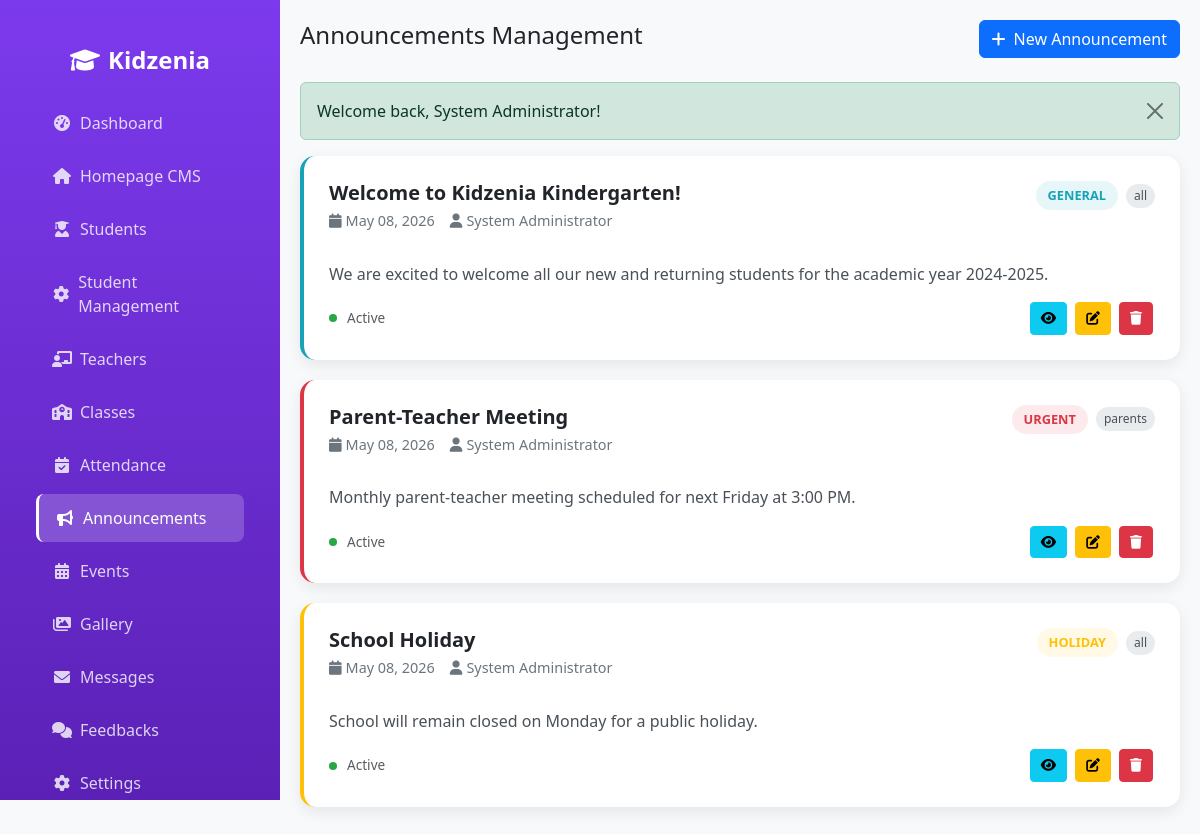
The page /admin/announcements.php (signed in) on the database its author committed.
### tables this page shows
CREATE TABLE announcements (
    id INT PRIMARY KEY AUTO_INCREMENT,
    title VARCHAR(255) NOT NULL,
    content TEXT NOT NULL,
    type ENUM('general', 'urgent', 'event', 'holiday') DEFAULT 'general',
    target_audience ENUM('all', 'parents', 'teachers', 'admin') DEFAULT 'all',
    author_id INT,
    publish_date DATE NOT NULL,
    expiry_date DATE,
    is_active BOOLEAN DEFAULT TRUE,
    created_at TIMESTAMP DEFAULT CURRENT_TIMESTAMP,
    FOREIGN KEY (author_id) REFERENCES users(id) ON DELETE SET NULL
);

CREATE TABLE users (
    id INT PRIMARY KEY AUTO_INCREMENT,
    username VARCHAR(50) UNIQUE NOT NULL,
    email VARCHAR(100) UNIQUE NOT NULL,
    password VARCHAR(255) NOT NULL,
    full_name VARCHAR(100) NOT NULL,
    role ENUM('admin', 'teacher', 'parent') NOT NULL,
    phone VARCHAR(20),
    address TEXT,
    profile_image VARCHAR(255),
    status ENUM('active', 'inactive') DEFAULT 'active',
    created_at TIMESTAMP DEFAULT CURRENT_TIMESTAMP,
    updated_at TIMESTAMP DEFAULT CURRENT_TIMESTAMP ON UPDATE CURRENT_TIMESTAMP
);

### config/functions.php (called while the page is built, shortened)
<?php
function get_flash_message() {
    if (isset($_SESSION['flash'])) {
        $flash = $_SESSION['flash'];
        return $flash;
    }
    return null;
}
function format_date($date) {
    return date('M d, Y', strtotime($date));
}
?>

### admin/announcements.php (the view, shortened to what this page needs)
<?php
try {
    $database = new Database();
    $db = $database->getConnection();
    $query = "SELECT a.*, u.full_name as author_name
              FROM announcements a
              LEFT JOIN users u ON a.author_id = u.id
              ORDER BY a.created_at DESC";
    $stmt = $db->prepare($query);
    $stmt->execute();
    $announcements = $stmt->fetchAll(PDO::FETCH_ASSOC);
} catch(PDOException $exception) {
    $announcements = [];
    $error_message = "Error loading data: " . $exception->getMessage();
}
?>
<!DOCTYPE html>
<html lang="en">
<head>
    <link href="https://cdn.jsdelivr.net/npm/bootstrap@5.3.0/dist/css/bootstrap.min.css" rel="stylesheet">
    <link href="https://cdnjs.cloudflare.com/ajax/libs/font-awesome/6.0.0/css/all.min.css" rel="stylesheet">
    <link rel="stylesheet" href="components/sidebar.css">
</head>
<body>
    <?php include 'components/sidebar.php'; ?>
    <div class="main-content">
        <div class="d-flex justify-content-between align-items-center mb-4">
            <h4>Announcements Management</h4>
            <button class="btn btn-primary" data-bs-toggle="modal" data-bs-target="#addAnnouncementModal">
                <i class="fas fa-plus me-2"></i>New Announcement
            </button>
        </div>
        <?php
        $flash = get_flash_message();
        if ($flash):
            foreach ($flash as $type => $message):
        ?>
            <div class="alert alert-<?php echo $type; ?> alert-dismissible fade show" role="alert">
                <?php echo $message; ?>
                <button type="button" class="btn-close" data-bs-dismiss="alert"></button>
            </div>
        <?php
            endforeach;
        endif;
        ?>
        <div id="announcementsList">
            <?php if (!empty($announcements)): ?>
                <?php foreach ($announcements as $announcement): ?>
                    <?php
                    $status = 'active';
                    ?>
                    <div class="announcement-card <?php echo $announcement['type']; ?>">
                        <div class="announcement-header">
                            <div>
                                <h5 class="announcement-title"><?php echo htmlspecialchars($announcement['title']); ?></h5>
                                <div class="announcement-meta">
                                    <span><i class="fas fa-calendar me-1"></i><?php echo format_date($announcement['publish_date']); ?></span>
                                    <span><i class="fas fa-user me-1"></i><?php echo htmlspecialchars($announcement['author_name']); ?></span>
                                </div>
                            </div>
                            <div class="d-flex align-items-center gap-2">
                                <span class="type-badge <?php echo $announcement['type']; ?>"><?php echo $announcement['type']; ?></span>
                                <span class="audience-badge"><?php echo $announcement['target_audience']; ?></span>
                            </div>
                        </div>
                        <div class="announcement-content">
                            <?php echo nl2br(htmlspecialchars($announcement['content'])); ?>
                        </div>
                        <div class="d-flex justify-content-between align-items-center">
                            <div class="announcement-status">
                                <div class="status-dot <?php echo $status; ?>"></div>
                                <span class="text-muted">
                                    <?php
                                    if ($status == 'scheduled') {
                                        echo 'Scheduled for ' . format_date($announcement['publish_date']);
                                    } elseif ($status == 'expired') {
                                        echo 'Expired on ' . format_date($announcement['expiry_date']);
                                    } else {
                                        echo 'Active';
                                    }
                                    ?>
                                </span>
                            </div>
                            <div class="action-buttons">
                                <button class="btn btn-sm btn-info" onclick="viewAnnouncement(<?php echo $announcement['id']; ?>)">
                                    <i class="fas fa-eye"></i>
                                </button>
                                <button class="btn btn-sm btn-warning" onclick="editAnnouncement(<?php echo $announcement['id']; ?>)">
                                    <i class="fas fa-edit"></i>
                                </button>
                                <button class="btn btn-sm btn-danger" onclick="deleteAnnouncement(<?php echo $announcement['id']; ?>)">
                                    <i class="fas fa-trash"></i>
                                </button>
                            </div>
                        </div>
                    </div>
                <?php endforeach; ?>
            <?php endif; ?>
        </div>
    </div>
</body>
</html>

### admin/components/sidebar.css (style rules this page uses)
.main-content { margin-left: 280px; min-height: 100vh; transition: margin-left 0.3s ease; }

### admin/announcements.php (style rules this page uses)
:root { --primary-color: #667eea; --secondary-color: #764ba2; --success-color: #28a745; --warning-color: #ffc107; --danger-color: #dc3545; --info-color: #17a2b8; }
body { font-family: 'Segoe UI', Tahoma, Geneva, Verdana, sans-serif; background-color: #f8f9fa; }
.main-content { margin-left: 250px; padding: 20px; }
.announcement-card { background: white; border-radius: 15px; padding: 25px; box-shadow: 0 5px 15px rgba(0,0,0,0.08); margin-bottom: 20px; transition: all 0.3s; border-left: 4px solid; }
.announcement-card.general { border-left-color: var(--info-color); }
.announcement-card.urgent { border-left-color: var(--danger-color); }
.announcement-card.holiday { border-left-color: var(--warning-color); }
.announcement-header { display: flex; justify-content: space-between; align-items: start; margin-bottom: 15px; }
.announcement-title { font-size: 1.25rem; font-weight: 700; margin-bottom: 5px; }
.announcement-meta { display: flex; gap: 15px; color: #6c757d; font-size: 0.9rem; margin-bottom: 15px; }
.type-badge { padding: 5px 12px; border-radius: 20px; font-size: 0.8rem; font-weight: 600; text-transform: uppercase; }
.type-badge.general { background: rgba(23, 162, 184, 0.1); color: var(--info-color); }
.type-badge.urgent { background: rgba(220, 53, 69, 0.1); color: var(--danger-color); }
.type-badge.holiday { background: rgba(255, 193, 7, 0.1); color: var(--warning-color); }
.audience-badge { padding: 3px 8px; border-radius: 12px; font-size: 0.75rem; background: #e9ecef; color: #495057; }
.announcement-content { color: #495057; line-height: 1.6; margin-bottom: 15px; }
.announcement-status { display: flex; align-items: center; gap: 10px; font-size: 0.85rem; }
.status-dot { width: 8px; height: 8px; border-radius: 50%; }
.status-dot.active { background: var(--success-color); }
.action-buttons .btn { padding: 5px 10px; font-size: 0.85rem; margin: 0 2px; }

### rows shown on the page
announcements: title "Welcome to Kidzenia Kindergarten!", publish_date "May 08, 2026", author.full_name "System Administrator", type "GENERAL", target_audience "all", content "We are excited to welcome all our new and returning students for the academic year 2024-2025."
announcements: title "Parent-Teacher Meeting", publish_date "May 08, 2026", author.full_name "System Administrator", type "URGENT", target_audience "parents", content "Monthly parent-teacher meeting scheduled for next Friday at 3:00 PM."
announcements: title "School Holiday", publish_date "May 08, 2026", author.full_name "System Administrator", type "HOLIDAY", target_audience "all", content "School will remain closed on Monday for a public holiday."

### other values the page prints
$message "Welcome back, System Administrator!"
